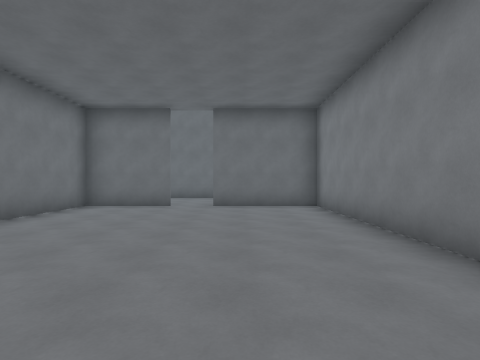
View 1 (above)

12 first-person views from a walk through a Godot game level. The camera is 1.5 m above the floor, looks level and sees 80° across. Doors that lead somewhere are drawn open, without their leaves. The floor is counted in squares, 2 m on a side. Each view is taken from the middle of a square. On the plan, view 1 faces up. The plan holds only what a view shows up to about 10 squares ahead; the rest is blank. The place goes on beyond the plan. Characters and animated objects are not drawn.

View 2
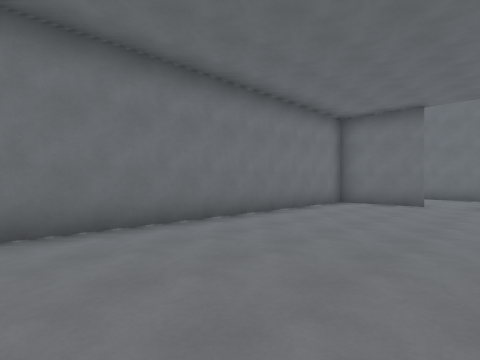

View 3
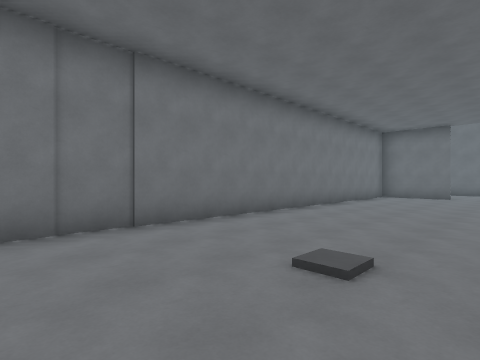

View 4
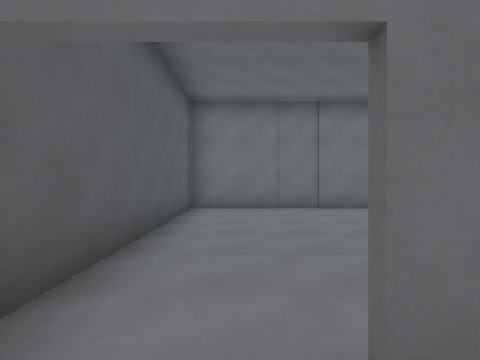

View 5
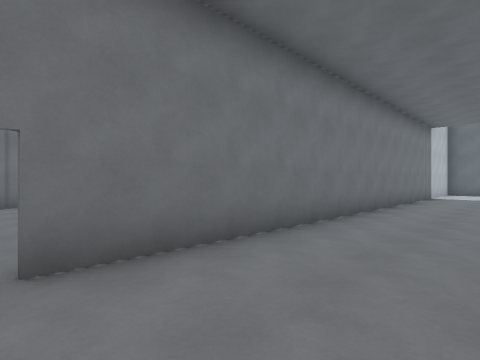

View 6
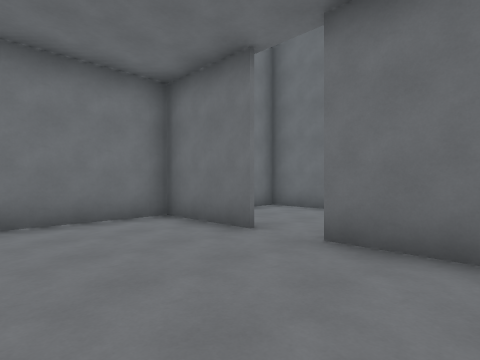

View 7
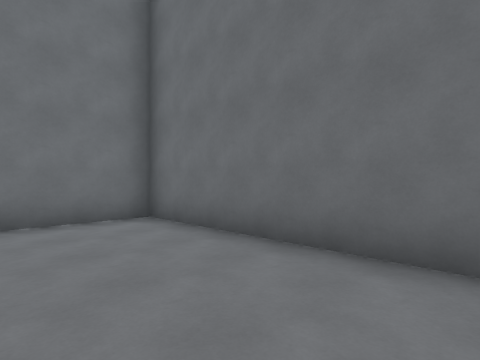

View 8
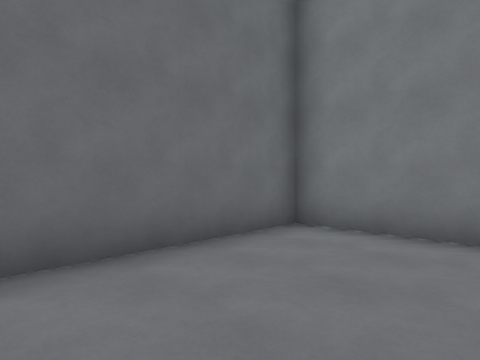

View 9
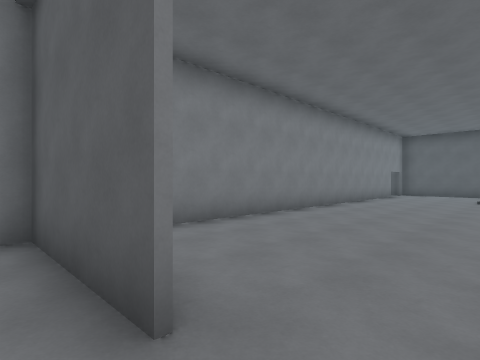

View 10
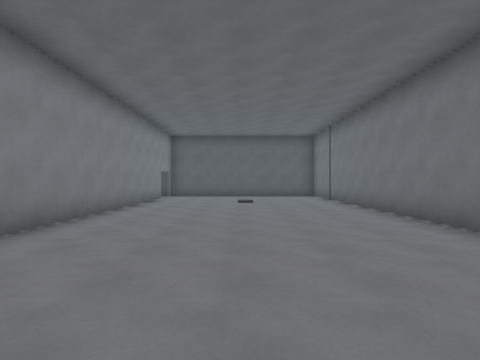

View 11
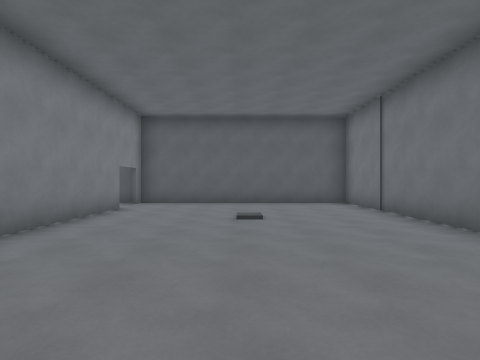

View 12
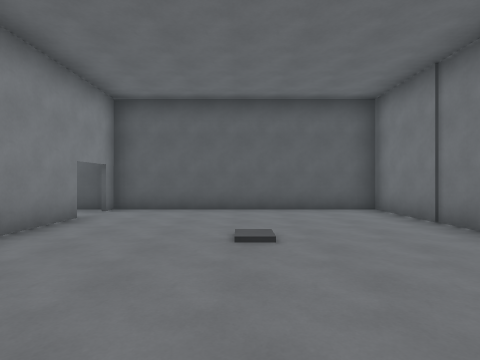

### Floor plan
Points are (right, up) in squares from view 1. A wall is a line through its corners. A room is listed if a view was taken in it or the views show most of it. See-through windows are left out.
Room 1 (views 1, 2, 3, 6, 10, 11, 12)
walls: (2.2, -4.8) (2.2, 8.1); (-2, 8.2) (-4.4, 8.2) (-4.4, -6.3) (1.5, -6.3); (2.2, 8.2) (-0.9, 8.2)
ways out: open door at (2, -5) to room 2; open door at (-1.5, 8) to room 3; open door at (-4.5, -3.5)
Room 2 (views 4, 5)
walls: (2.3, 6.5) (2.3, -4.8); (2.4, -6.3) (3.2, -6.3)
ways out: open door at (2, -5) to room 1
objects: other object (2, -6)
Room 3 (views 7, 8, 9)
walls: (-0.9, 8.3) (2.2, 8.3); (2.2, 8.1) (2.2, 11.8) (-4.4, 11.8) (-4.4, 9.4)
ways out: open door at (-1.5, 8) to room 1

Where each view was taken, in squares from view 1:
view 1: 0 up, 0 right, facing up
view 2: 1 down, 0 right, facing up-left
view 3: 5 down, 0 right, facing up-left
view 4: 5 down, 3 right, facing left
view 5: 5 down, 5 right, facing up-left
view 6: 5 up, 1 right, facing up-left
view 7: 9 up, 1 right, facing up-left
view 8: 9 up, 2 left, facing up-right
view 9: 9 up, 2 left, facing down-right
view 10: 7 up, 1 left, facing down
view 11: 3 up, 1 left, facing down
view 12: 1 up, 1 left, facing down
